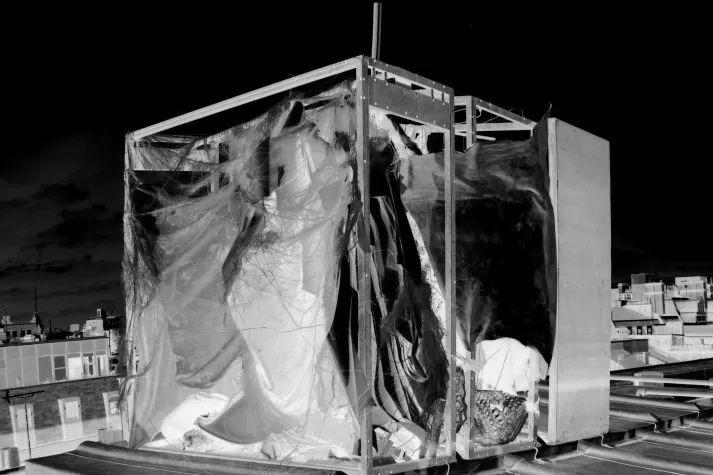
#> input picture 2012 - Vnapersona at the roof of Dover Sreet Market London_bw_invert.jpg, 713 x 475 px
$ python image_converter.py '2012 - Vnapersona at the roof of Dover Sreet Market London_bw_invert.jpg'
#> lines starting #> are read from the running program, lines starting #| are printed output that depends on the picture
from PIL import Image, ImageOps
import sys
import os


def convert_image(input_path: str) -> None:
    base, ext = os.path.splitext(input_path)

    img = Image.open(input_path)
#> img is the input picture: PIL image 713x475 L; min 0, max 255, mean 78.6

    # Mono (grayscale)
    mono = img.convert("L")
    mono_path = f"{base}_mono{ext}"
    mono.save(mono_path)
    print(f"Mono 저장: {mono_path}")

    # Negative
    rgb = img.convert("RGB")
    negative = ImageOps.invert(rgb)
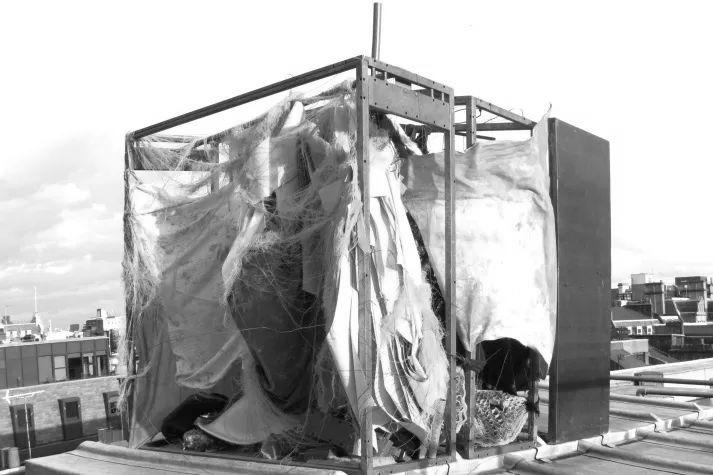
#> negative: PIL image 713x475 RGB; min 0, max 255, mean 176.4
    negative_path = f"{base}_negative{ext}"
    negative.save(negative_path)
    print(f"Negative 저장: {negative_path}")


if __name__ == "__main__":
    if len(sys.argv) < 2:
        print("사용법: python image_converter.py <이미지 파일 경로>")
        print("예시:   python image_converter.py photo.jpg")
        sys.exit(1)

    convert_image(sys.argv[1])

$ run again, on edited/canvas_20260502_022842.png
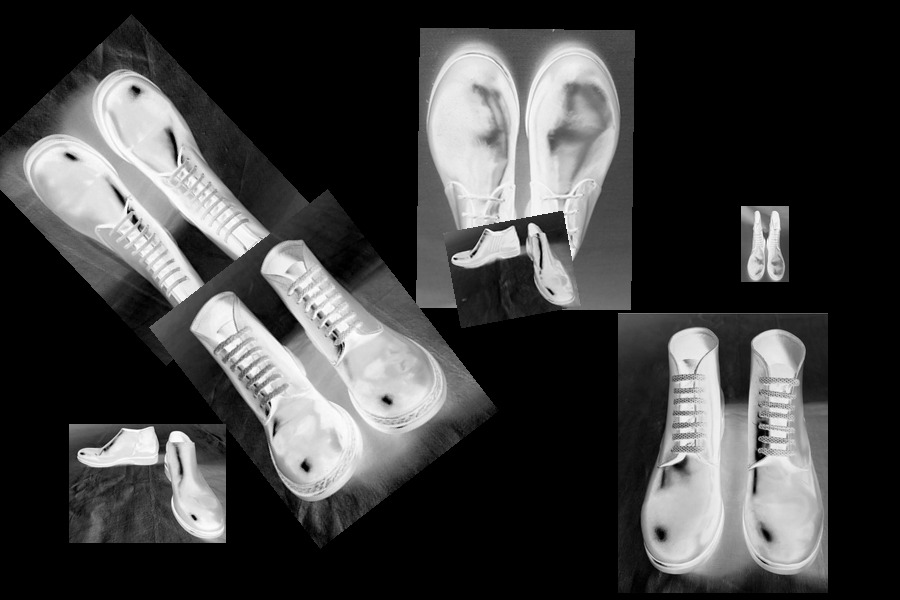
#> input picture edited/canvas_20260502_022842.png, 900 x 600 px
#> in convert_image, img is the input picture: PIL image 900x600 RGB; min 0, max 255, mean 63.1
#> in convert_image, `negative = ImageOps.invert(rgb)`:
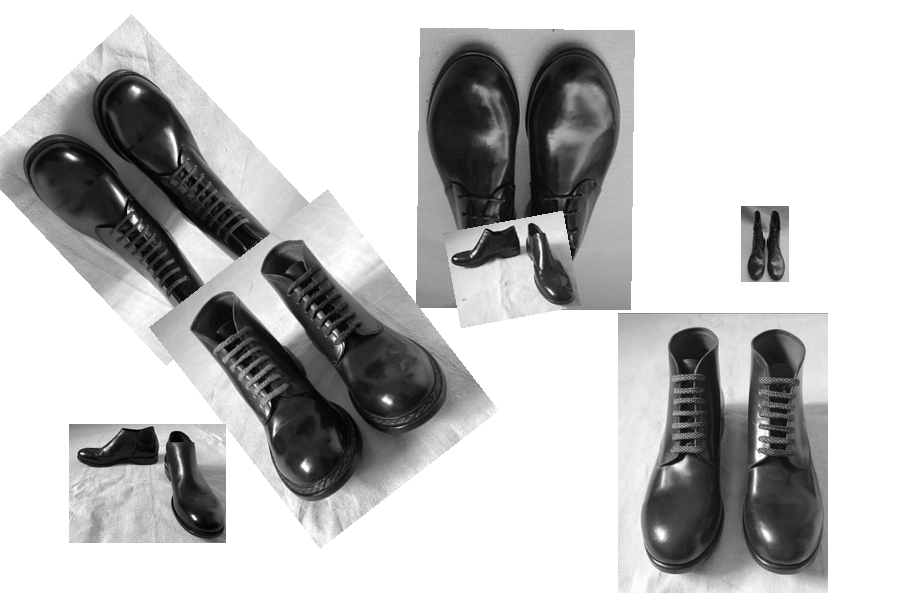
#> negative: PIL image 900x600 RGB; min 0, max 255, mean 191.9
